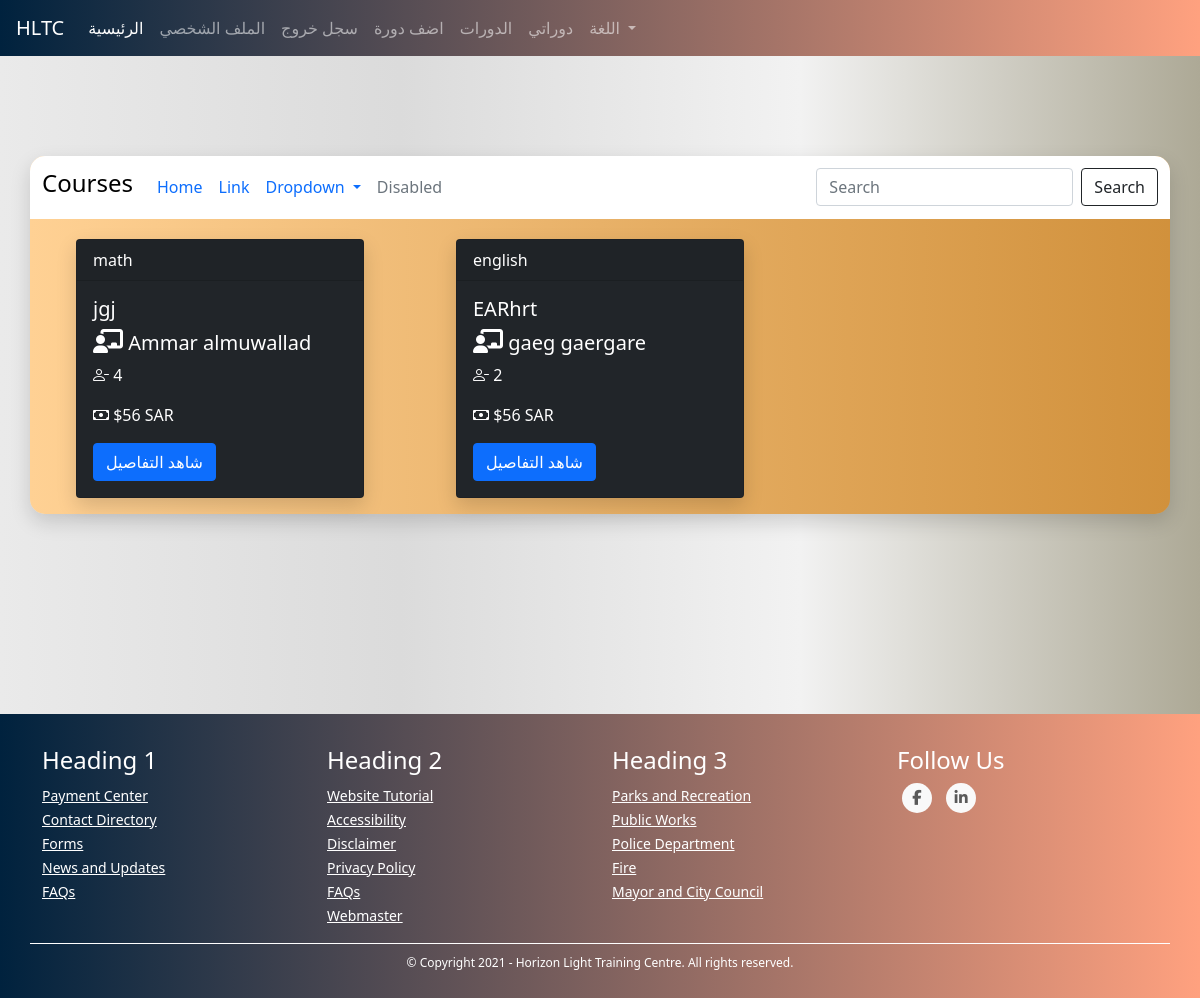
Before: /courses (signed in) with the older database file.
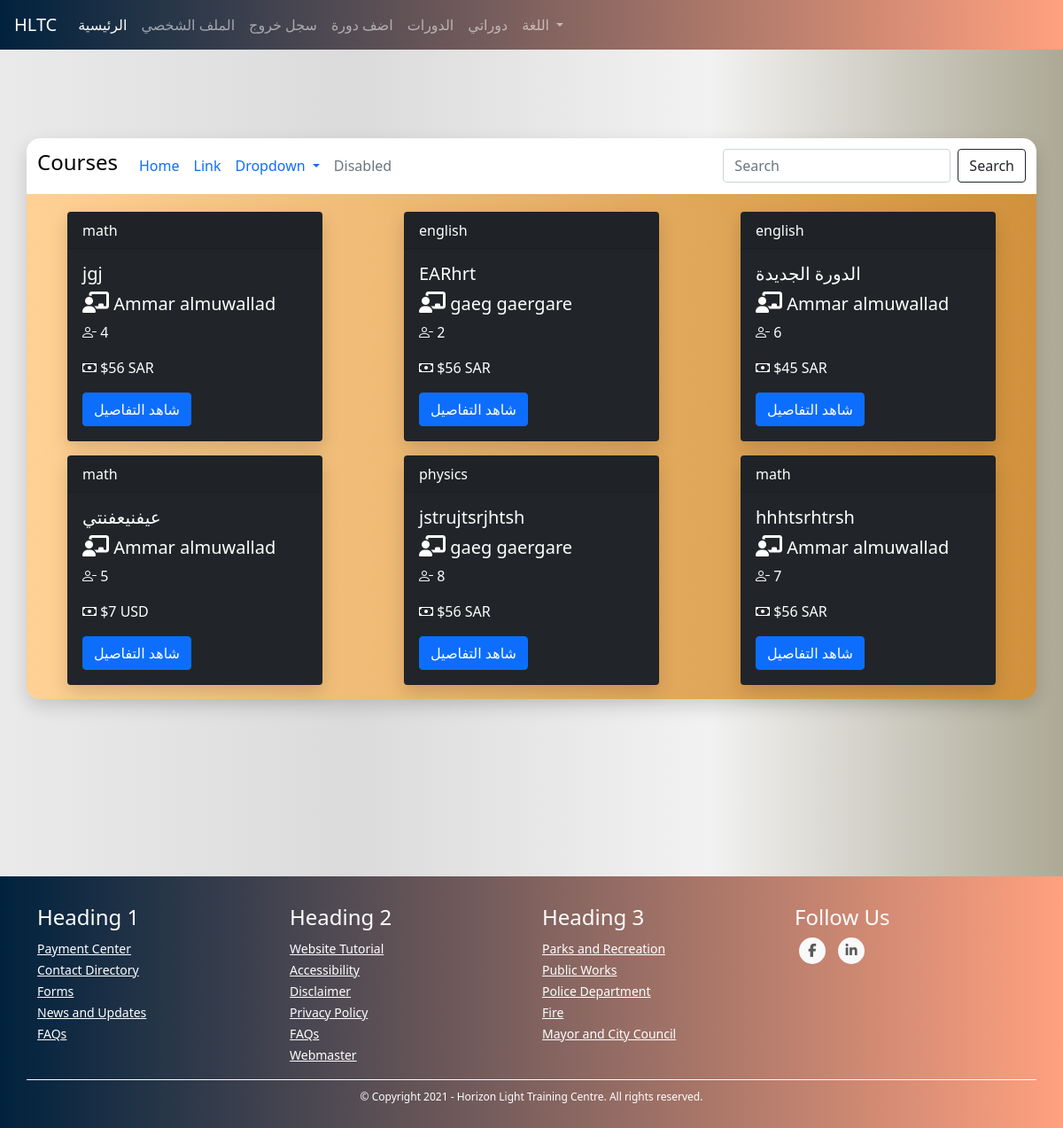
After: the same page with the newer database file.
### TUTOR/models.py (models this page shows, shortened)
class CourseModel(db.Model):
    id = db.Column(db.Integer, primary_key=True)
    name = db.Column(db.String(130), nullable=False)
    description = db.Column(db.String(1000), nullable=False)
    subject = db.Column(db.String(), nullable=False)
    price = db.Column(db.Integer, nullable=False)
    min_students = db.Column(db.Integer, nullable=False)
    max_students = db.Column(db.Integer, nullable=False)
    currency = db.Column(db.String(3), nullable=False)
    began = db.Column(db.Boolean, nullable=False, default=False)
    ended = db.Column(db.Boolean, nullable=False, default=False)
    course_type = db.Column(db.Integer, nullable=False) # 1 for start when min number # 2 for start with min and date
    _period = db.Column(db.Integer, nullable=True) # days
    _start_date = db.Column(db.DateTime, nullable=True)
    _end_date = db.Column(db.DateTime, nullable=True)
    links = db.Column(db.String(), nullable=False) # {"zoom": "link", ....}
    weekly_time_table_json  = db.Column(db.String(1000), nullable=False) # {"saturday": {"from": ..., "to": ...}, ...}
    _state = db.Column(db.String(), nullable=False, default=json.dumps({"state_code": 1, "state_string": "لم تبدأ بعد", "allowed_actions": ["join", "view", "start", "cancel"]})) # {"state_code": 2, "state_string": "قائم", "allowed_actions": ["view", "end"]} {"state_code": 3, "state_string": "انتهى", "allowed_actions": ["delete"]} {"state_code": 4, "state_string": "ملغي", "allowed_actions": ["delete"]}
    number_of_students_paid = db.Column(db.Integer, nullable=False, default=0)
    have_sent_first_payment_emails = db.Column(db.Boolean, nullable=False, default=False)
    created_by_admin = db.Column(db.Boolean, nullable=False)
    creation_date = db.Column(db.DateTime, nullable=False, default=datetime.utcnow)
    payment_model = db.relationship('PaymentModel', backref='course', uselist=False)
    tutor_data_model_id = db.Column(db.Integer, db.ForeignKey('tutor_data_model.id'),
        nullable=False)
    @property
    def number_of_participants(self):
        return len(self.students)
    @property
    def empty_seats(self):
        return self.max_students - self.number_of_participants
    def start(self):
        self.began = True
        self._state = json.dumps({"state_code": 2, "state_string": "قائم", "allowed_actions": ["view", "end"]})
        if self.course_type == 1:
            now = datetime.date(datetime.utcnow())
            self._start_date = now
            self._end_date = now + timedelta(days=self.period)
        db.session.commit()
        for sdm in self.students: # the paymetn is when a student joins not when the course begins bcz the course wont begin if students didn't pay
            send_student_course_start_email(sdm.user, self)
        send_tutor_course_start_email(self.tutor.user, self)
        return True
    def end(self):
        self.ended = True
        self._state = json.dumps({"state_code": 3, "state_string": "انتهى", "allowed_actions": ["delete"]})
        db.session.commit()
        for sdm in self.students:
            send_student_course_ended_email(sdm.user, self)
        send_tutor_course_ended_email(self.tutor.user, self)
        return True
    def cancel(self):
        self._state = json.dumps({"state_code": 4, "state_string": "ملغي", "allowed_actions": ["delete"]})
        db.session.commit()
        self.payment_model.refund_all()
        for sdm in self.students:
            send_student_course_canceled_email(sdm.user, self)
        send_tutor_course_canceled_email(self.tutor.user, self)

class UserModel(db.Model, UserMixin):
    id = db.Column(db.Integer, primary_key=True)
    first_name = db.Column(db.String(128), nullable=False)
    last_name = db.Column(db.String(128), nullable=False)
    username = db.Column(db.String(20), unique=True, nullable=False)
    email = db.Column(db.String(256), unique=True, nullable=False)
    password = db.Column(db.String(255), nullable=False)
    user_type = db.Column(db.String(30), nullable=False)
    _gender = db.Column(db.Boolean, nullable=False, default=True)
    email_confirmation_code = db.Column(db.String(5), nullable=True)
    is_confirmed = db.Column(db.Boolean, nullable=False, default=False)
    creation_date = db.Column(db.DateTime, nullable=False, default=datetime.utcnow)
    admin_data_model = db.relationship('AdminDataModel', backref='user', uselist=False)
    tutor_data_model = db.relationship('TutorDataModel', backref='user', uselist=False)
    student_data_model = db.relationship('StudentDataModel', backref='user', uselist=False)
    @property
    def full_name(self):
        return self.first_name + " " + self.last_name

### TUTOR/COURSES/routes.py (the view)
@courses_blueprint.route("/courses")
@login_required([])
def courses():
    all_courses = CourseModel.query.all()
    return render_template("courses.html", all_courses=all_courses)

### TUTOR/COURSES/routes.py (called while the page is built)
@courses_blueprint.context_processor
def utility_processor():
    return dict(get_language_text=LngObj.get_language_text, get_current_page_language_list=LngObj.get_current_page_language_list, languages=LANGUAGES, admin_types=ADMIN_TYPES, settings=SiteSettingsModel.instance())

### TUTOR/models.py (called while the page is built)
@login_manager.user_loader
def load_user(user_id):
    return UserModel.query.get(int(user_id))

    @property
    def allow_tutors_to_edit_courses(self):
        return self.settings["allow_tutors_to_edit_courses"]

    @property
    def settings(self):
        return json.loads(self._settings)

    @classmethod
    def instance(cls):
        return cls.query.get(1)

### TUTOR/utils/utils.py (called while the page is built)
def login_required(roles=[]):
	def wrapper(fn):
		@wraps(fn)
		def decorated_view(*args, **kwargs):
			if request.method in EXEMPT_METHODS:
				return fn(*args, **kwargs)
			elif current_app.login_manager._login_disabled:
				return fn(*args, **kwargs)
			elif not current_user.is_authenticated:
				return current_app.login_manager.unauthorized()
			role = current_user.user_type
			if ( (role not in roles) and (roles != []) ):
				return current_app.login_manager.unauthorized()
			return fn(*args, **kwargs)
		return decorated_view
	return wrapper

### TUTOR/templates/courses.html (shortened to what this page needs)
{% extends "template.html" %}
{% block content %}
    <link rel="stylesheet" href="{{ url_for('static', filename='css/courses.css') }}">
    <div class="container my-cont">
        <div class="row justify-content-center my-row filter-row">
            <nav class="navbar navbar-expand-lg my-courses-nav">
                <a class="navbar-brand"><h4>Courses</h4></a>
                  <div class="collapse navbar-collapse" id="navbarSupportedContent">
                    <ul class="navbar-nav mr-auto">
                      <li class="nav-item active">
                        <a class="nav-link" href="#">Home <span class="sr-only">(current)</span></a>
                      </li>
                      <li class="nav-item">
                        <a class="nav-link" href="#">Link</a>
                      </li>
                      <li class="nav-item dropdown">
                        <a class="nav-link dropdown-toggle" href="#" id="navbarDropdown" role="button" data-toggle="dropdown" aria-haspopup="true" aria-expanded="false">
                          Dropdown
                        </a>
                      </li>
                      <li class="nav-item">
                        <a class="nav-link disabled" href="#">Disabled</a>
                      </li>
                    </ul>
                    <form class="form-inline my-2 my-lg-0">
                      <input class="form-control mr-sm-2" type="search" placeholder="Search" aria-label="Search">
                      <button class="btn btn-outline-dark my-2 my-sm-0" type="submit">Search</button>
                    </form>
                  </div>
            </nav>
        </div>
        <div class="row my-row">
            {% for course in all_courses %}
                <div class="col-sm-4 my-col content-col">
                    <div class="card text-white bg-dark mb-3 my-card" style="max-width: 18rem;">
                        <div class="card-header">{{ course.subject }}</div>
                            <div class="card-body">
                                <h5 class="card-title">{{ course.name }}</h5>
                                <h5 class="card-title"><i class='fas fa-chalkboard-teacher' style='font-size:24px'></i> {{ course.tutor.user.full_name }}</h5>
                                <p class="card-text"><i class="bi bi-person-dash"></i> {{ course.empty_seats }}</p>
                                {% if current_user.user_type == "student" %}
                                  <p class="card-text"><i class="bi bi-cash"></i> ${{ course.price_for_student(current_user.student_data_mode) }} {{ course.currency }}  {% if course.has_discount_for_student(current_user.student_data_mode) %}عرض خاص{% endif %}</p>
                                  {% else %}
                                  <p class="card-text"><i class="bi bi-cash"></i> ${{ course.price }} {{ course.currency }}</p>
                                  {% endif %}
                                  <a href="{{ url_for('courses_blueprint.course', course_id=course.id) }}" class="btn btn-primary">شاهد التفاصيل</a>
                        </div>
                    </div>
                </div>
            {% endfor %}
        </div>
    </div>
{% endblock %}

Changed rows visible on the page:
added CourseModel: subject "english", name "الدورة الجديدة", tutor.user.full_name "Ammar almuwallad", empty_seats "6", price "45", currency "SAR"
added CourseModel: subject "math", name "عيفنيعفنتي", tutor.user.full_name "Ammar almuwallad", empty_seats "5", price "7", currency "USD"
added CourseModel: subject "physics", name "jstrujtsrjhtsh", tutor.user.full_name "gaeg gaergare", empty_seats "8", price "56", currency "SAR"
added CourseModel: subject "math", name "hhhtsrhtrsh", tutor.user.full_name "Ammar almuwallad", empty_seats "7", price "56", currency "SAR"
